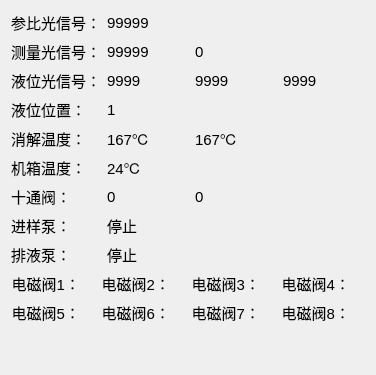
           <widget class="QWidget" name="page_2">
            <layout class="QVBoxLayout" name="verticalLayout_4">
             <item>
              <layout class="QGridLayout" name="gridLayout_2">
               <item row="2" column="2">
                <widget class="QLabel" name="waterVoltage1">
                 <property name="font">
                  <font>
                   <pointsize>11</pointsize>
                  </font>
                 </property>
                 <property name="text">
                  <string>9999</string>
                 </property>
                </widget>
               </item>
               <item row="1" column="1">
                <widget class="QLabel" name="measureVoltage">
                 <property name="font">
                  <font>
                   <pointsize>11</pointsize>
                  </font>
                 </property>
                 <property name="text">
                  <string>99999</string>
                 </property>
                </widget>
               </item>
               <item row="3" column="1">
                <widget class="QLabel" name="waterLevel">
                 <property name="font">
                  <font>
                   <pointsize>11</pointsize>
                  </font>
                 </property>
                 <property name="text">
                  <string>1</string>
                 </property>
                </widget>
               </item>
               <item row="0" column="1">
                <widget class="QLabel" name="RefLightVoltage">
                 <property name="font">
                  <font>
                   <pointsize>11</pointsize>
                  </font>
                 </property>
                 <property name="text">
                  <string>99999</string>
                 </property>
                </widget>
               </item>
               <item row="4" column="0">
                <widget class="QLabel" name="label_9">
                 <property name="font">
                  <font>
                   <pointsize>11</pointsize>
                  </font>
                 </property>
                 <property name="text">
                  <string>消解温度：</string>
                 </property>
                </widget>
               </item>
               <item row="5" column="0">
                <widget class="QLabel" name="label_12">
                 <property name="font">
                  <font>
                   <pointsize>11</pointsize>
                  </font>
                 </property>
                 <property name="text">
                  <string>机箱温度：</string>
                 </property>
                </widget>
               </item>
               <item row="2" column="0">
                <widget class="QLabel" name="label_7">
                 <property name="font">
                  <font>
                   <pointsize>11</pointsize>
                  </font>
                 </property>
                 <property name="text">
                  <string>液位光信号：</string>
                 </property>
                </widget>
               </item>
               <item row="6" column="0">
                <widget class="QLabel" name="label_10">
                 <property name="font">
                  <font>
                   <pointsize>11</pointsize>
                  </font>
                 </property>
                 <property name="text">
                  <string>十通阀：</string>
                 </property>
                </widget>
               </item>
               <item row="8" column="0">
                <widget class="QLabel" name="label_11">
                 <property name="font">
                  <font>
                   <pointsize>11</pointsize>
                  </font>
                 </property>
                 <property name="text">
                  <string>排液泵：</string>
                 </property>
                </widget>
               </item>
               <item row="1" column="0">
                <widget class="QLabel" name="label_6">
                 <property name="font">
                  <font>
                   <pointsize>11</pointsize>
                  </font>
                 </property>
                 <property name="text">
                  <string>测量光信号：</string>
                 </property>
                </widget>
               </item>
               <item row="3" column="0">
                <widget class="QLabel" name="label_8">
                 <property name="font">
                  <font>
                   <pointsize>11</pointsize>
                  </font>
                 </property>
                 <property name="text">
                  <string>液位位置：</string>
                 </property>
                </widget>
               </item>
               <item row="0" column="0">
                <widget class="QLabel" name="label_5">
                 <property name="font">
                  <font>
                   <pointsize>11</pointsize>
                  </font>
                 </property>
                 <property name="text">
                  <string>参比光信号：</string>
                 </property>
                </widget>
               </item>
               <item row="6" column="1">
                <widget class="QLabel" name="TV1">
                 <property name="font">
                  <font>
                   <pointsize>11</pointsize>
                  </font>
                 </property>
                 <property name="text">
                  <string>0</string>
                 </property>
                </widget>
               </item>
               <item row="5" column="1">
                <widget class="QLabel" name="deviceTemp">
                 <property name="font">
                  <font>
                   <pointsize>11</pointsize>
                  </font>
                 </property>
                 <property name="text">
                  <string>24℃</string>
                 </property>
                </widget>
               </item>
               <item row="7" column="0">
                <widget class="QLabel" name="label_30">
                 <property name="font">
                  <font>
                   <pointsize>11</pointsize>
                  </font>
                 </property>
                 <property name="text">
                  <string>进样泵：</string>
                 </property>
                </widget>
               </item>
               <item row="8" column="1">
                <widget class="QLabel" name="pump2">
                 <property name="font">
                  <font>
                   <pointsize>11</pointsize>
                  </font>
                 </property>
                 <property name="text">
                  <string>停止</string>
                 </property>
                </widget>
               </item>
               <item row="6" column="2">
                <widget class="QLabel" name="TV2">
                 <property name="font">
                  <font>
                   <pointsize>11</pointsize>
                  </font>
                 </property>
                 <property name="text">
                  <string>0</string>
                 </property>
                </widget>
               </item>
               <item row="7" column="1">
                <widget class="QLabel" name="pump1">
                 <property name="font">
                  <font>
                   <pointsize>11</pointsize>
                  </font>
                 </property>
                 <property name="text">
                  <string>停止</string>
                 </property>
                </widget>
               </item>
               <item row="4" column="1">
                <widget class="QLabel" name="setTemp">
                 <property name="font">
                  <font>
                   <pointsize>11</pointsize>
                  </font>
                 </property>
                 <property name="text">
                  <string>167℃</string>
                 </property>
                </widget>
               </item>
               <item row="1" column="2">
                <widget class="QLabel" name="RealTimeResult">
                 <property name="font">
                  <font>
                   <pointsize>11</pointsize>
                  </font>
                 </property>
                 <property name="text">
                  <string>0</string>
                 </property>
                </widget>
               </item>
               <item row="2" column="1">
                <widget class="QLabel" name="waterVoltage2">
                 <property name="font">
                  <font>
                   <pointsize>11</pointsize>
                  </font>
                 </property>
                 <property name="text">
                  <string>9999</string>
                 </property>
                </widget>
               </item>
               <item row="2" column="3">
                <widget class="QLabel" name="waterVoltage">
                 <property name="font">
                  <font>
                   <pointsize>11</pointsize>
                  </font>
                 </property>
                 <property name="text">
                  <string>9999</string>
                 </property>
                </widget>
               </item>
               <item row="4" column="2">
                <widget class="QLabel" name="temp">
                 <property name="font">
                  <font>
                   <pointsize>11</pointsize>
                  </font>
                 </property>
                 <property name="text">
                  <string>167℃</string>
                 </property>
                </widget>
               </item>
              </layout>
             </item>
             <item>
              <layout class="QGridLayout" name="gridLayout_3">
               <item row="0" column="5">
                <widget class="QLabel" name="led3">
                 <property name="font">
                  <font>
                   <pointsize>11</pointsize>
                  </font>
                 </property>
                 <property name="styleSheet">
                  <string notr="true">image: url(:/LedRed.ico);</string>
                 </property>
                 <property name="text">
                  <string/>
                 </property>
                </widget>
               </item>
               <item row="0" column="7">
                <widget class="QLabel" name="led4">
                 <property name="font">
                  <font>
                   <pointsize>11</pointsize>
                  </font>
                 </property>
                 <property name="styleSheet">
                  <string notr="true">image: url(:/LedRed.ico);</string>
                 </property>
                 <property name="text">
                  <string/>
                 </property>
                </widget>
               </item>
               <item row="1" column="3">
                <widget class="QLabel" name="led6">
                 <property name="font">
                  <font>
                   <pointsize>11</pointsize>
                  </font>
                 </property>
                 <property name="styleSheet">
                  <string notr="true">image: url(:/LedRed.ico);</string>
                 </property>
                 <property name="text">
                  <string/>
                 </property>
                </widget>
               </item>
               <item row="1" column="1">
                <widget class="QLabel" name="led5">
                 <property name="font">
                  <font>
                   <pointsize>11</pointsize>
                  </font>
                 </property>
                 <property name="styleSheet">
                  <string notr="true">image: url(:/LedRed.ico);</string>
                 </property>
                 <property name="text">
                  <string/>
                 </property>
                </widget>
               </item>
               <item row="0" column="3">
                <widget class="QLabel" name="led2">
                 <property name="font">
                  <font>
                   <pointsize>11</pointsize>
                  </font>
                 </property>
                 <property name="styleSheet">
                  <string notr="true">image: url(:/LedRed.ico);</string>
                 </property>
                 <property name="text">
                  <string/>
                 </property>
                </widget>
               </item>
               <item row="0" column="2">
                <widget class="QLabel" name="label_38">
                 <property name="font">
                  <font>
                   <pointsize>11</pointsize>
                  </font>
                 </property>
                 <property name="text">
                  <string>电磁阀2：</string>
                 </property>
                 <property name="alignment">
                  <set>Qt::AlignRight|Qt::AlignTrailing|Qt::AlignVCenter</set>
                 </property>
                </widget>
               </item>
               <item row="0" column="4">
                <widget class="QLabel" name="label_39">
                 <property name="font">
                  <font>
                   <pointsize>11</pointsize>
                  </font>
                 </property>
                 <property name="text">
                  <string>电磁阀3：</string>
                 </property>
                 <property name="alignment">
                  <set>Qt::AlignRight|Qt::AlignTrailing|Qt::AlignVCenter</set>
                 </property>
                </widget>
               </item>
               <item row="1" column="0">
                <widget class="QLabel" name="label_44">
                 <property name="font">
                  <font>
                   <pointsize>11</pointsize>
                  </font>
                 </property>
                 <property name="text">
                  <string>电磁阀5：</string>
                 </property>
                 <property name="alignment">
                  <set>Qt::AlignRight|Qt::AlignTrailing|Qt::AlignVCenter</set>
                 </property>
                </widget>
               </item>
               <item row="0" column="6">
                <widget class="QLabel" name="label_40">
                 <property name="font">
                  <font>
                   <pointsize>11</pointsize>
                  </font>
                 </property>
                 <property name="text">
                  <string>电磁阀4：</string>
                 </property>
                 <property name="alignment">
                  <set>Qt::AlignRight|Qt::AlignTrailing|Qt::AlignVCenter</set>
                 </property>
                </widget>
               </item>
               <item row="0" column="1">
                <widget class="QLabel" name="led1">
                 <property name="font">
                  <font>
                   <pointsize>12</pointsize>
                  </font>
                 </property>
                 <property name="styleSheet">
                  <string notr="true">image: url(:/LedRed.ico);</string>
                 </property>
                 <property name="text">
                  <string/>
                 </property>
                </widget>
               </item>
               <item row="1" column="2">
                <widget class="QLabel" name="label_41">
                 <property name="font">
                  <font>
                   <pointsize>11</pointsize>
                  </font>
                 </property>
                 <property name="text">
                  <string>电磁阀6：</string>
                 </property>
                 <property name="alignment">
                  <set>Qt::AlignRight|Qt::AlignTrailing|Qt::AlignVCenter</set>
                 </property>
                </widget>
               </item>
               <item row="0" column="0">
                <widget class="QLabel" name="label_37">
                 <property name="font">
                  <font>
                   <pointsize>11</pointsize>
                  </font>
                 </property>
                 <property name="text">
                  <string>电磁阀1：</string>
                 </property>
                 <property name="alignment">
                  <set>Qt::AlignRight|Qt::AlignTrailing|Qt::AlignVCenter</set>
                 </property>
                </widget>
               </item>
               <item row="1" column="4">
                <widget class="QLabel" name="label_42">
                 <property name="font">
                  <font>
                   <pointsize>11</pointsize>
                  </font>
                 </property>
                 <property name="text">
                  <string>电磁阀7：</string>
                 </property>
                 <property name="alignment">
                  <set>Qt::AlignRight|Qt::AlignTrailing|Qt::AlignVCenter</set>
                 </property>
                </widget>
               </item>
               <item row="2" column="0">
                <spacer name="verticalSpacer">
                 <property name="orientation">
                  <enum>Qt::Vertical</enum>
                 </property>
                 <property name="sizeHint" stdset="0">
                  <size>
                   <width>20</width>
                   <height>40</height>
                  </size>
                 </property>
                </spacer>
               </item>
               <item row="1" column="7">
                <widget class="QLabel" name="led8">
                 <property name="font">
                  <font>
                   <pointsize>11</pointsize>
                  </font>
                 </property>
                 <property name="styleSheet">
                  <string notr="true">image: url(:/LedRed.ico);</string>
                 </property>
                 <property name="text">
                  <string/>
                 </property>
                </widget>
               </item>
               <item row="1" column="6">
                <widget class="QLabel" name="label_43">
                 <property name="font">
                  <font>
                   <pointsize>11</pointsize>
                  </font>
                 </property>
                 <property name="text">
                  <string>电磁阀8：</string>
                 </property>
                 <property name="alignment">
                  <set>Qt::AlignRight|Qt::AlignTrailing|Qt::AlignVCenter</set>
                 </property>
                </widget>
               </item>
               <item row="1" column="5">
                <widget class="QLabel" name="led7">
                 <property name="font">
                  <font>
                   <pointsize>11</pointsize>
                  </font>
                 </property>
                 <property name="styleSheet">
                  <string notr="true">image: url(:/LedRed.ico);</string>
                 </property>
                 <property name="text">
                  <string/>
                 </property>
                </widget>
               </item>
              </layout>
             </item>
            </layout>
           </widget>
